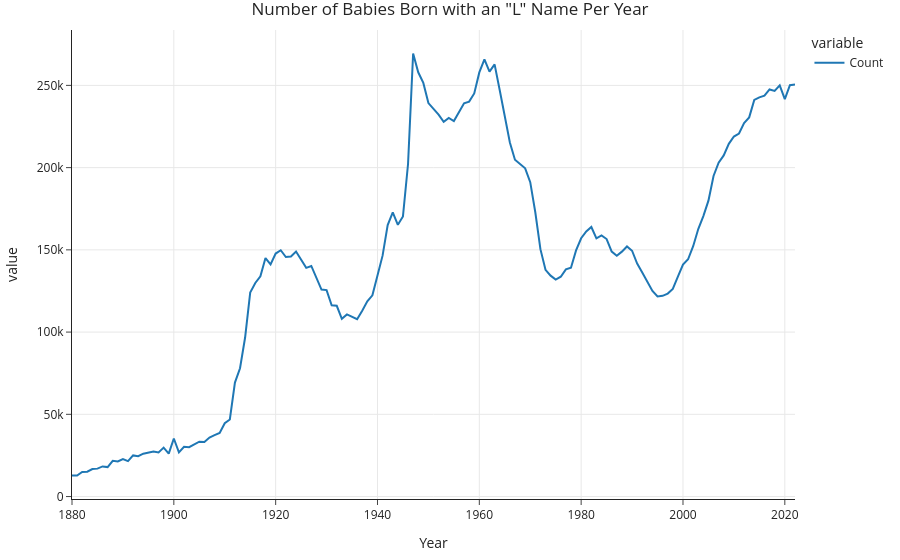

The notebook cell saved with this chart:
### Markdown cell above
### "'L' has to be like the consonant of the decade."

### Code cell
(baby
 .assign(first_letter=baby['Name'].str[0])
 .query('first_letter == "L"')
 .groupby('Year')
 ['Count']
 .sum()
 .plot(title='Number of Babies Born with an "L" Name Per Year')
)

### Figure 1 — Plotly figure (JSON) as saved in the notebook; plotly's stock layout.template omitted (floating-point values rounded to 4 significant figures; data arrays with more than 128 entries replaced by an {"elided": "..."} marker saying what was removed)
{"data": [{"hovertemplate": "variable=Count<br>Year=%{x}<br>value=%{y}<extra></extra>", "legendgroup": "Count", "line": {"color": "#1F77B4", "dash": "solid"}, "marker": {"symbol": "circle"}, "mode": "lines", "name": "Count", "orientation": "v", "showlegend": true, "type": "scatter", "x": {"elided": "143 int values"}, "xaxis": "x", "y": {"elided": "143 int values"}, "yaxis": "y"}], "layout": {"legend": {"title": {"text": "variable"}, "tracegroupgap": 0}, "title": {"text": "Number of Babies Born with an \"L\" Name Per Year"}, "xaxis": {"anchor": "y", "domain": [0, 1], "title": {"text": "Year"}}, "yaxis": {"anchor": "x", "domain": [0, 1], "title": {"text": "value"}}}}
